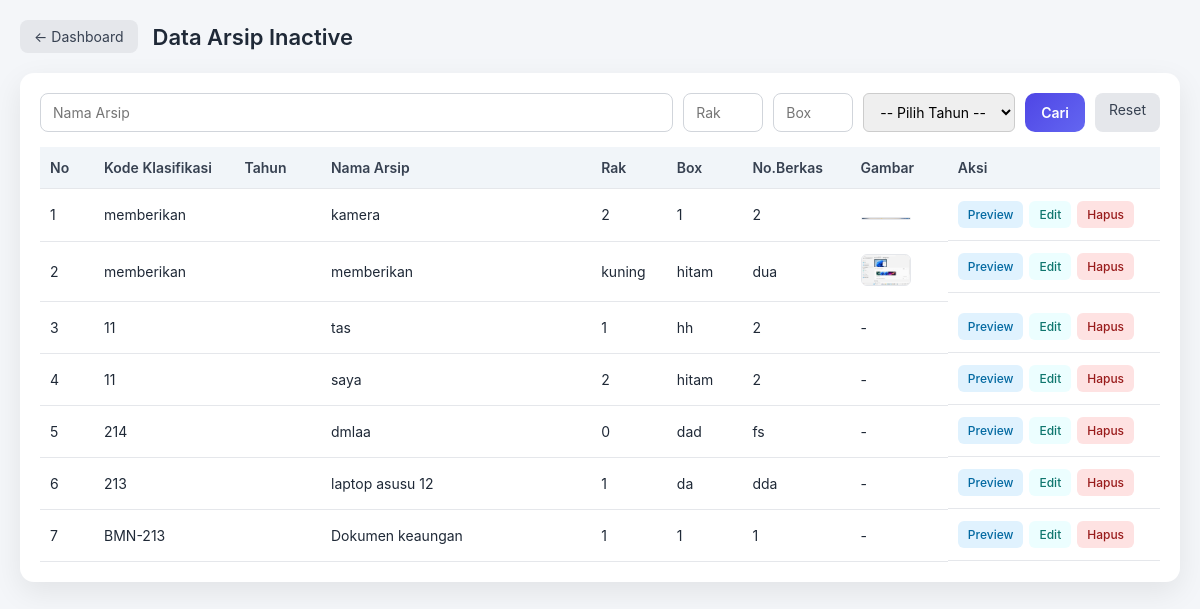
Page /inventaris/index.php on the earlier database version.
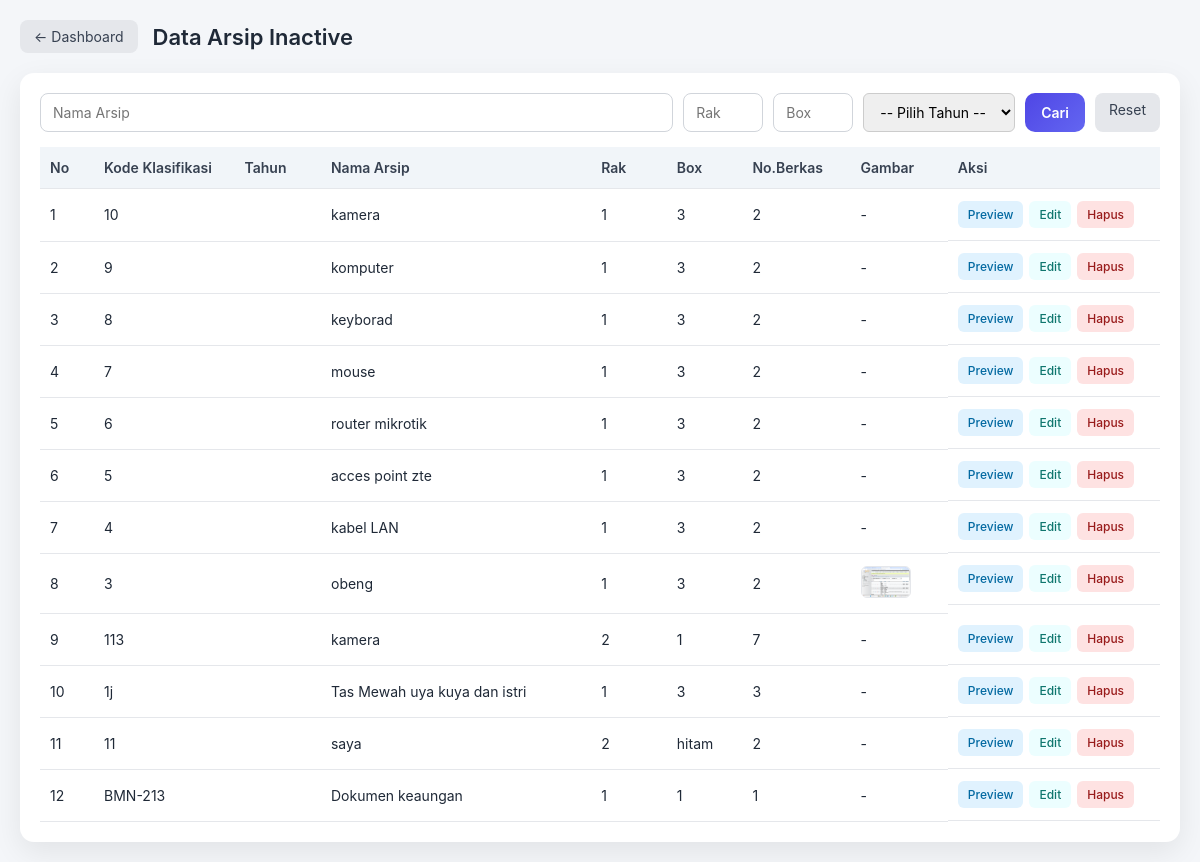
Same page on the later database version.
### tables this page shows
CREATE TABLE `inventaris` (
  `id` int NOT NULL,
  `kode` varchar(50) DEFAULT NULL,
  `nama` varchar(100) DEFAULT NULL,
  `rak` varchar(50) DEFAULT NULL,
  `baris` varchar(50) DEFAULT NULL,
  `box` varchar(50) DEFAULT NULL,
  `image` varchar(255) DEFAULT NULL,
  `ruang_id` int DEFAULT NULL
);

### inventaris/index.php (the view, shortened to what this page needs)
<?php
include "../config/koneksi.php";
$ruang_id = isset($_GET['ruang_id']) ? intval($_GET['ruang_id']) : 0;
$ruangData = mysqli_fetch_assoc(
    mysqli_query($conn, "SELECT * FROM ruang WHERE id = $ruang_id")
);
$nama  = isset($_GET['nama']) ? mysqli_real_escape_string($conn, $_GET['nama']) : '';
$rak   = isset($_GET['rak']) ? mysqli_real_escape_string($conn, $_GET['rak']) : '';
$box   = isset($_GET['box']) ? mysqli_real_escape_string($conn, $_GET['box']) : '';
$query = "SELECT inv.*, r.nama_ruang
          FROM inventaris inv
          LEFT JOIN ruang r ON inv.ruang_id = r.id
          WHERE 1=1";
$query .= " ORDER BY inv.id DESC";
$data = mysqli_query($conn, $query);
?>
<!DOCTYPE html>
<html lang="id">
<head>
    <link rel="stylesheet" href="../assets/css/inventaris.css">
</head>
<body>
<div class="header">
    <div class="header-left">
        <a href="../dashboard.php" class="btn-back">← Dashboard</a>
        <h2>Data Arsip Inactive <?= $ruangData['nama_ruang'] ?? '' ?></h2>
    </div>
</div>
<div class="table-wrapper">
    <form method="get" style="display:flex; gap:10px; margin-bottom:15px;">
        <input type="text" name="nama" placeholder="Nama Arsip"
               value="<?= htmlspecialchars($nama) ?>" style="flex:1">
        <input type="text" name="rak" placeholder="Rak"
               value="<?= htmlspecialchars($rak) ?>" style="width:80px">
        <input type="text" name="box" placeholder="Box"
               value="<?= htmlspecialchars($box) ?>" style="width:80px">
        <select name="tahun" style="padding:8px 12px;border-radius:6px;border:1px solid #ccc;">
                <option value="">-- Pilih Tahun --</option>
            </select>
        <button type="submit" class="btn">Cari</button>
        <a href="index.php?ruang_id=<?= $ruang_id ?>" class="btn-back">Reset</a>
    </form>
    <table>
        <thead>
            <tr>
                <th style="width:50px">No</th>
                <th style="width:130px">Kode Klasifikasi</th>
                <th style="width:80px">Tahun</th>
                <th style="width:250px">Nama Arsip</th>
                <th style="width:70px">Rak</th>
                <th style="width:70px">Box</th>
                <th style="width:100px">No.Berkas</th>
                <th style="width:90px">Gambar</th>
                <th style="width:110px">Aksi</th>
            </tr>
        </thead>
        <tbody>
        <?php
        $no = 1;
        if (mysqli_num_rows($data) > 0) {
            while ($row = mysqli_fetch_assoc($data)) {
        ?>
            <tr>
                <td><?= $no++ ?></td>
                <td><?= htmlspecialchars($row['kode']) ?></td>
                <td><?= htmlspecialchars($row['tahun']) ?></td>
                <td class="td-nama">
                    <?= htmlspecialchars($row['nama']) ?>
                </td>
                <td><?= htmlspecialchars($row['rak']) ?></td>
                <td><?= htmlspecialchars($row['box']) ?></td>
                <td><?= htmlspecialchars($row['baris']) ?></td>
                <td>
                    <?php if (!empty($row['image']) && file_exists('../uploads/'.$row['image'])): ?>
                        <img src="../uploads/<?= $row['image'] ?>" width="50">
                    <?php else: ?>
                        -
                    <?php endif; ?>
                </td>
                <td class="action">
                    <a href="preview.php?id=<?= $row['id'] ?>" class="aksi-btn preview">Preview</a>
                    <a href="edit.php?id=<?= $row['id'] ?>" class="aksi-btn edit">Edit</a>
                    <a href="hapus.php?id=<?= $row['id'] ?>"
                       class="aksi-btn hapus"
                       onclick="return confirm('Yakin hapus data?')">
                        Hapus
                    </a>
                </td>
            </tr>
        <?php
            }
        } else {
        ?>
            <tr>
                <td colspan="9" style="text-align:center;">Data tidak ditemukan</td>
            </tr>
        <?php } ?>
        </tbody>
    </table>
</div>
</body>
</html>

Differences in the rows shown:
removed inventaris: kode "memberikan", nama "kamera", rak "2", box "1", baris "2", image (picture)
removed inventaris: kode "memberikan", nama "memberikan", rak "kuning", box "hitam", baris "dua", image (picture)
removed inventaris: kode "11", nama "tas", rak "1", box "hh", baris "2"
removed inventaris: kode "214", nama "dmlaa", rak "0", box "dad", baris "fs"
removed inventaris: kode "213", nama "laptop asusu 12", rak "1", box "da", baris "dda"
added inventaris: kode "10", nama "kamera", rak "1", box "3", baris "2"
added inventaris: kode "9", nama "komputer", rak "1", box "3", baris "2"
added inventaris: kode "8", nama "keyborad", rak "1", box "3", baris "2"
added inventaris: kode "7", nama "mouse", rak "1", box "3", baris "2"
added inventaris: kode "6", nama "router mikrotik", rak "1", box "3", baris "2"
added inventaris: kode "5", nama "acces point zte", rak "1", box "3", baris "2"
added inventaris: kode "4", nama "kabel LAN", rak "1", box "3", baris "2"
added inventaris: kode "3", nama "obeng", rak "1", box "3", baris "2", image (picture)
added inventaris: kode "113", nama "kamera", rak "2", box "1", baris "7"
added inventaris: kode "1j", nama "Tas Mewah uya kuya dan istri", rak "1", box "3", baris "3"
